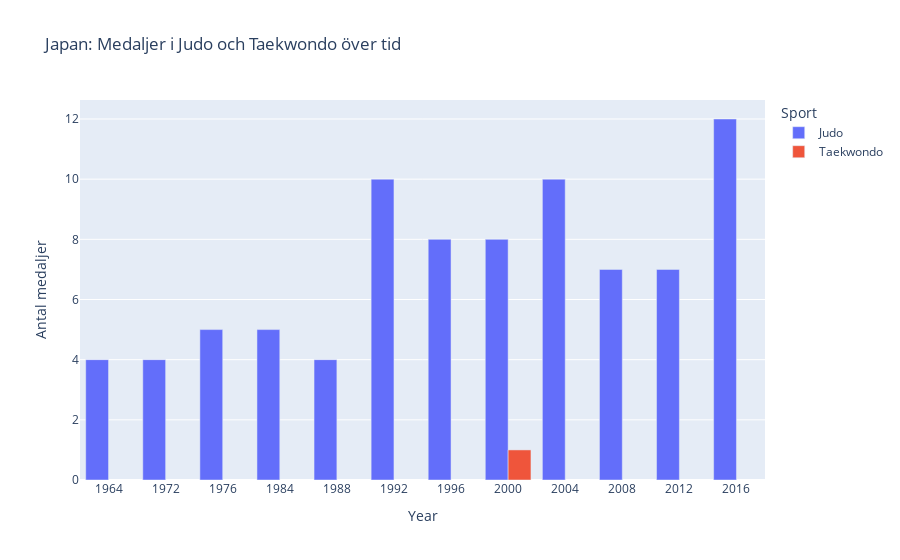

Notebook source saved alongside this figure:
### Markdown cell above
Japans medaljer i Judo och Taekwondo

### Code cell
medals_over_time = (
    jpn_js_medals
    .groupby(["Year", "Sport"])
    .size()
    .reset_index(name="Antal medaljer")
    .sort_values("Year")
)

fig = px.bar(
    medals_over_time,
    x="Year",
    y="Antal medaljer",
    color="Sport",
    barmode="group",
    title="Japan: Medaljer i Judo och Taekwondo över tid"
)

fig.update_xaxes(type="category")
fig.show()

### Figure 1 — Plotly figure (JSON) as saved in the notebook; plotly's stock layout.template omitted (floating-point values rounded to 4 significant figures)
{"data": [{"alignmentgroup": "True", "hovertemplate": "Sport=Judo<br>Year=%{x}<br>Antal medaljer=%{y}<extra></extra>", "legendgroup": "Judo", "marker": {"color": "#636efa", "pattern": {"shape": ""}}, "name": "Judo", "offsetgroup": "Judo", "orientation": "v", "showlegend": true, "textposition": "auto", "type": "bar", "x": [1964, 1972, 1976, 1984, 1988, 1992, 1996, 2000, 2004, 2008, 2012, 2016], "xaxis": "x", "y": [4, 4, 5, 5, 4, 10, 8, 8, 10, 7, 7, 12], "yaxis": "y"}, {"alignmentgroup": "True", "hovertemplate": "Sport=Taekwondo<br>Year=%{x}<br>Antal medaljer=%{y}<extra></extra>", "legendgroup": "Taekwondo", "marker": {"color": "#EF553B", "pattern": {"shape": ""}}, "name": "Taekwondo", "offsetgroup": "Taekwondo", "orientation": "v", "showlegend": true, "textposition": "auto", "type": "bar", "x": [2000], "xaxis": "x", "y": [1], "yaxis": "y"}], "layout": {"barmode": "group", "legend": {"title": {"text": "Sport"}, "tracegroupgap": 0}, "title": {"text": "Japan: Medaljer i Judo och Taekwondo över tid"}, "xaxis": {"anchor": "y", "domain": [0, 1], "title": {"text": "Year"}, "type": "category"}, "yaxis": {"anchor": "x", "domain": [0, 1], "title": {"text": "Antal medaljer"}}}}
